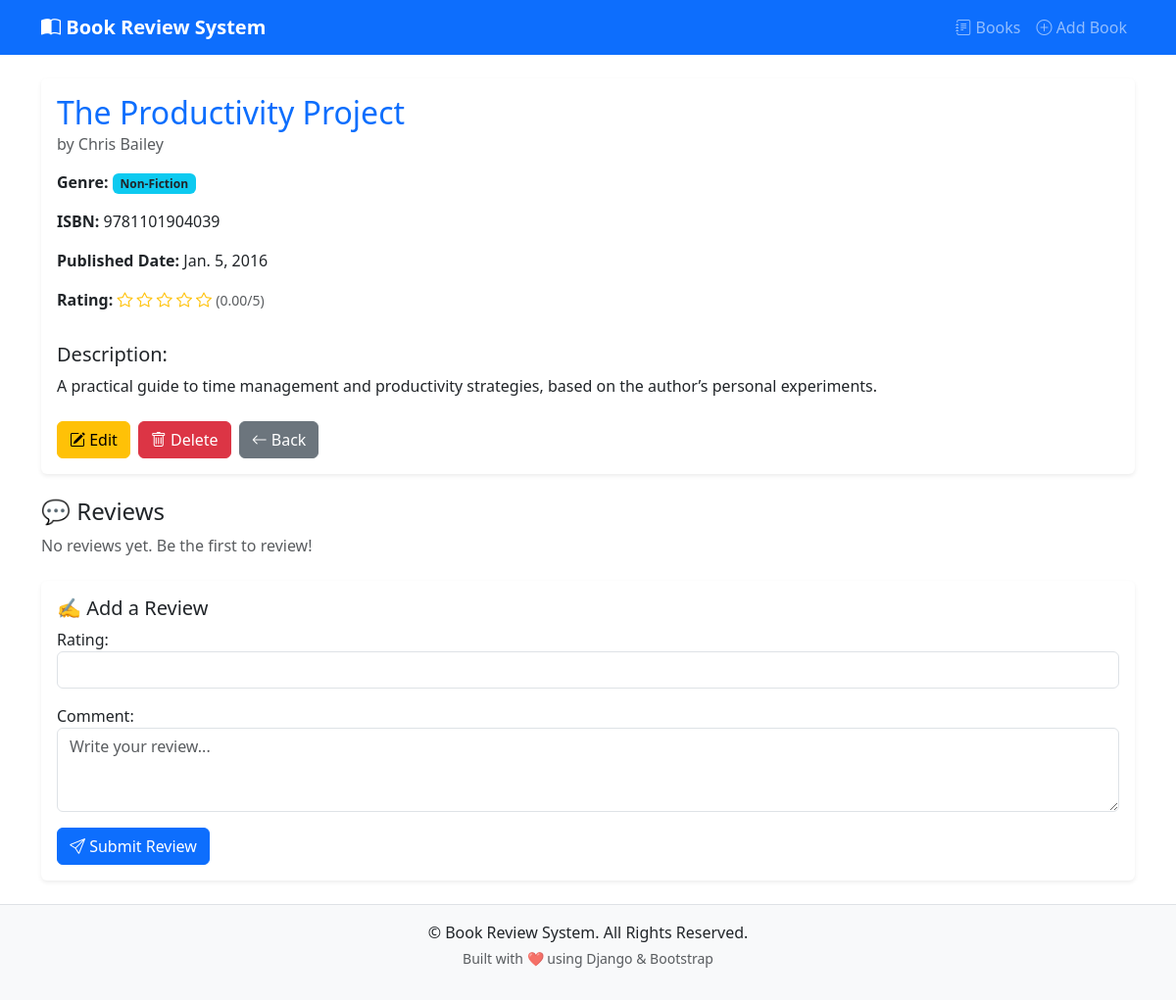
Screenshot of /book/6/ with the database file from the repository.
### book/models.py (models this page shows, shortened)
class Book(models.Model):
    GENRE_CHOICES = [
        ('fiction', 'Fiction'),
        ('non_fiction', 'Non-Fiction'),
        ('science', 'Science'),
        ('technology', 'Technology'),
        ('history', 'History'),
        ('other', 'Other'),
    ]
    title = models.CharField(max_length=200)
    author = models.CharField(max_length=200)
    description = models.TextField()
    genre = models.CharField(max_length=20, choices=GENRE_CHOICES)
    isbn = models.CharField('ISBN', max_length=13, unique=True)
    published_date = models.DateField()
    average_rating = models.DecimalField(
        max_digits=3,
        decimal_places=2,
        validators=[MinValueValidator(0), MaxValueValidator(5)],
        default=0
    )
    created_at = models.DateTimeField(auto_now_add=True)
    updated_at = models.DateTimeField(auto_now=True)

### book/views.py (the view, shortened to what this page needs)
# urls.py: path('book/<int:pk>/', book_detail, name='book-detail'),
def book_detail(request, pk):
    book = get_object_or_404(Book, pk=pk)
    reviews = book.reviews.all()
    review_form = ReviewForm()
    return render(request, 'book/book_detail.html', {
        'book': book,
        'reviews': reviews,
        'review_form': review_form
    })

### book/forms.py
class ReviewForm(forms.ModelForm):
    class Meta:
        model = Review
        fields = ['name', 'rating', 'comment']
        widgets = {
            'name': forms.TextInput(attrs={
                'class': 'form-control',
                'placeholder': 'Your name'
            }),
            'rating': forms.NumberInput(attrs={
                'class': 'form-control',
                'min': 1,
                'max': 5,
            }),
            'comment': forms.Textarea(attrs={
                'class': 'form-control',
                'rows': 3,
                'placeholder': 'Write your review...'
            }),
        }

### book/templates/book/book_detail.html (shortened to what this page needs)
{% extends 'book/base.html' %}
{% block content %}
<div class="card shadow-sm border-0">
  <div class="card-body">
    <h2 class="card-title text-primary">{{ book.title }}</h2>
    <h6 class="card-subtitle mb-3 text-muted">by {{ book.author }}</h6>
    <div class="row mb-3">
      <div class="col-md-6">
        <p><strong>Genre:</strong>
          <span class="badge bg-info text-dark">{{ book.get_genre_display }}</span>
        </p>
        <p><strong>ISBN:</strong> {{ book.isbn }}</p>
        <p><strong>Published Date:</strong> {{ book.published_date }}</p>
        <p><strong>Rating:</strong>
          {% with total=5 filled=book.average_rating|floatformat:0 %}
            {% for i in "12345" %}
              {% if forloop.counter <= filled %}
                <i class="bi bi-star-fill text-warning"></i>
              {% else %}
                <i class="bi bi-star text-warning"></i>
              {% endif %}
            {% endfor %}
          {% endwith %}
          <small class="text-muted">({{ book.average_rating }}/5)</small>
        </p>
      </div>
    </div>
    <h5>Description:</h5>
    <p class="card-text">{{ book.description }}</p>
    <div class="mt-4 d-flex gap-2">
      <a href="{% url 'book-update' book.pk %}" class="btn btn-warning">
        <i class="bi bi-pencil-square"></i> Edit
      </a>
      <a href="{% url 'book-delete' book.pk %}" class="btn btn-danger">
        <i class="bi bi-trash"></i> Delete
      </a>
      <a href="{% url 'book-list' %}" class="btn btn-secondary">
        <i class="bi bi-arrow-left"></i> Back
      </a>
    </div>
  </div>
</div>
<div class="mt-4">
  <h4>💬 Reviews</h4>
  {% if book.reviews.all %}
    <ul class="list-group mb-4">
      {% for review in book.reviews.all %}
        <li class="list-group-item">
          <strong>{{ review.user.username }}</strong>
          <span class="text-muted">on {{ review.created_at|date:"M d, Y" }}</span>
          <br>
          {% with filled=review.rating %}
            {% for i in "12345" %}
              {% if forloop.counter <= filled %}
                <i class="bi bi-star-fill text-warning"></i>
              {% else %}
                <i class="bi bi-star text-warning"></i>
              {% endif %}
            {% endfor %}
          {% endwith %}
          <p class="mt-2">{{ review.comment }}</p>
        </li>
      {% endfor %}
    </ul>
  {% else %}
    <p class="text-muted">No reviews yet. Be the first to review!</p>
  {% endif %}
</div>
<div class="card mt-4 shadow-sm border-0">
  <div class="card-body">
    <h5 class="card-title">✍️ Add a Review</h5>
    <form method="post">
      <div class="mb-3">
        {{ review_form.rating.label_tag }}
        {{ review_form.rating }}
      </div>
      <div class="mb-3">
        {{ review_form.comment.label_tag }}
        {{ review_form.comment }}
      </div>
      <button type="submit" class="btn btn-primary">
        <i class="bi bi-send"></i> Submit Review
      </button>
    </form>
  </div>
</div>
{% endblock content %}

### book/templates/book/base.html (style rules this page uses)
body { display: flex; flex-direction: column; min-height: 100vh; }

### rows the page displays
Book: title "The Productivity Project", author "Chris Bailey", genre "Non-Fiction", isbn "9781101904039", published_date "Jan. 5, 2016", average_rating "0.00", description "A practical guide to time management and productivity strategies, based on the author’s personal experiments."

### other values shown
{{ review_form.rating.label_tag }} "Rating:"
{{ review_form.comment.label_tag }} "Comment:"
